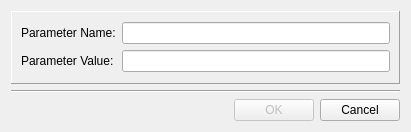
<?xml version="1.0" encoding="UTF-8"?>
<ui version="4.0">
 <class>ParameterDialogForm</class>
 <widget class="QDialog" name="ParameterDialogForm">
  <property name="geometry">
   <rect>
    <x>0</x>
    <y>0</y>
    <width>411</width>
    <height>132</height>
   </rect>
  </property>
  <property name="sizePolicy">
   <sizepolicy hsizetype="Preferred" vsizetype="Preferred">
    <horstretch>0</horstretch>
    <verstretch>0</verstretch>
   </sizepolicy>
  </property>
  <property name="maximumSize">
   <size>
    <width>16777215</width>
    <height>132</height>
   </size>
  </property>
  <property name="windowTitle">
   <string>Dialog</string>
  </property>
  <property name="modal">
   <bool>true</bool>
  </property>
  <layout class="QGridLayout" name="gridLayout_4">
   <property name="sizeConstraint">
    <enum>QLayout::SetNoConstraint</enum>
   </property>
   <item row="0" column="0">
    <layout class="QGridLayout" name="gridLayout_3">
     <item row="0" column="0">
      <widget class="QFrame" name="frame">
       <property name="frameShape">
        <enum>QFrame::Panel</enum>
       </property>
       <property name="frameShadow">
        <enum>QFrame::Raised</enum>
       </property>
       <layout class="QGridLayout" name="gridLayout_2">
        <item row="0" column="0">
         <layout class="QHBoxLayout" name="horizontalLayout">
          <item>
           <layout class="QVBoxLayout" name="verticalLayout">
            <item>
             <widget class="QLabel" name="label">
              <property name="text">
               <string>Parameter Name:</string>
              </property>
             </widget>
            </item>
            <item>
             <widget class="QLabel" name="label_2">
              <property name="text">
               <string>Parameter Value:</string>
              </property>
             </widget>
            </item>
           </layout>
          </item>
          <item>
           <layout class="QVBoxLayout" name="verticalLayout_2">
            <item>
             <widget class="QLineEdit" name="m_paramNameLineEdit"/>
            </item>
            <item>
             <widget class="QLineEdit" name="m_paramValueLineEdit"/>
            </item>
           </layout>
          </item>
         </layout>
        </item>
       </layout>
      </widget>
     </item>
     <item row="1" column="0">
      <layout class="QGridLayout" name="gridLayout">
       <item row="0" column="0">
        <widget class="Line" name="line">
         <property name="orientation">
          <enum>Qt::Horizontal</enum>
         </property>
        </widget>
       </item>
       <item row="1" column="0">
        <layout class="QHBoxLayout" name="horizontalLayout_2">
         <item>
          <spacer name="horizontalSpacer">
           <property name="orientation">
            <enum>Qt::Horizontal</enum>
           </property>
           <property name="sizeHint" stdset="0">
            <size>
             <width>40</width>
             <height>20</height>
            </size>
           </property>
          </spacer>
         </item>
         <item>
          <widget class="QPushButton" name="m_okPushButton">
           <property name="enabled">
            <bool>false</bool>
           </property>
           <property name="text">
            <string>OK</string>
           </property>
          </widget>
         </item>
         <item>
          <widget class="QPushButton" name="m_cancelPushButton">
           <property name="text">
            <string>Cancel</string>
           </property>
          </widget>
         </item>
        </layout>
       </item>
      </layout>
     </item>
    </layout>
   </item>
  </layout>
 </widget>
 <tabstops>
  <tabstop>m_paramNameLineEdit</tabstop>
  <tabstop>m_paramValueLineEdit</tabstop>
  <tabstop>m_okPushButton</tabstop>
  <tabstop>m_cancelPushButton</tabstop>
 </tabstops>
 <resources/>
 <connections>
  <connection>
   <sender>m_cancelPushButton</sender>
   <signal>pressed()</signal>
   <receiver>ParameterDialogForm</receiver>
   <slot>reject()</slot>
   <hints>
    <hint type="sourcelabel">
     <x>327</x>
     <y>88</y>
    </hint>
    <hint type="destinationlabel">
     <x>171</x>
     <y>85</y>
    </hint>
   </hints>
  </connection>
  <connection>
   <sender>m_okPushButton</sender>
   <signal>pressed()</signal>
   <receiver>ParameterDialogForm</receiver>
   <slot>accept()</slot>
   <hints>
    <hint type="sourcelabel">
     <x>247</x>
     <y>94</y>
    </hint>
    <hint type="destinationlabel">
     <x>99</x>
     <y>90</y>
    </hint>
   </hints>
  </connection>
 </connections>
</ui>
